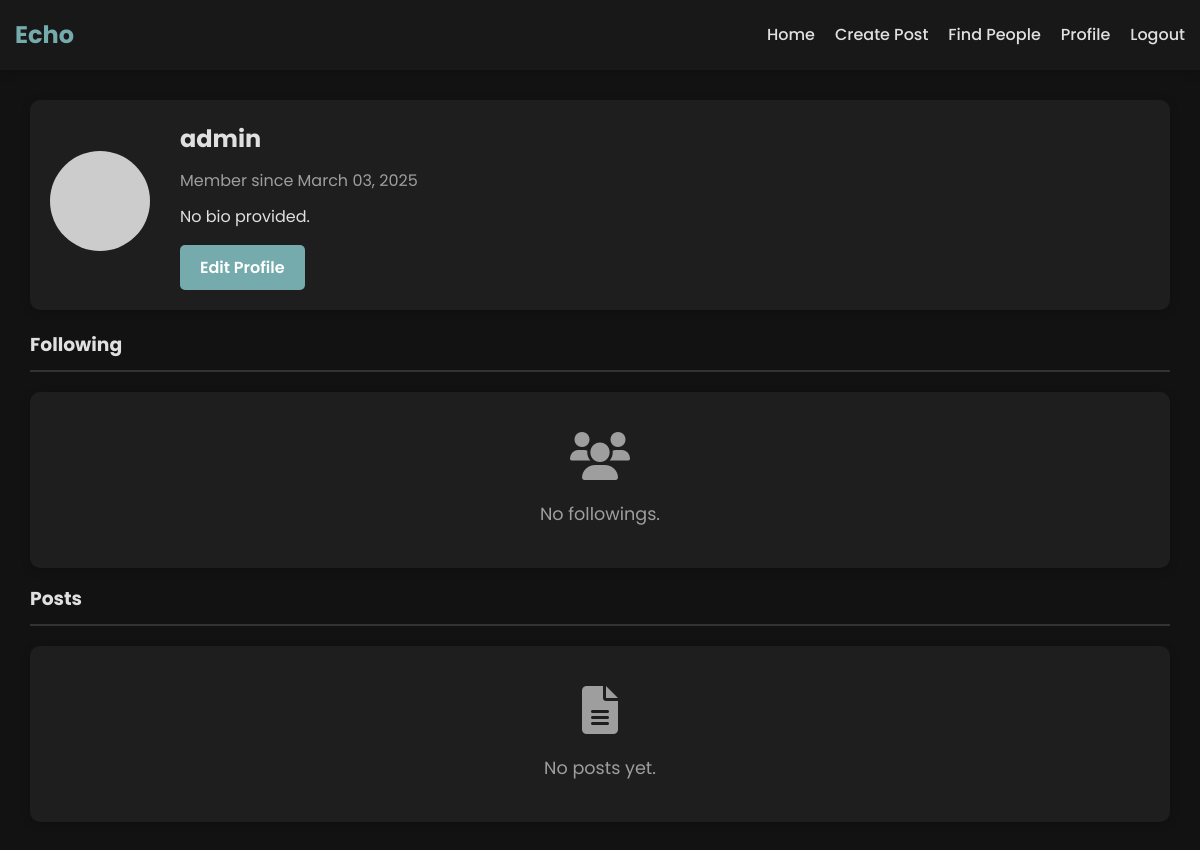
The app's page /profile/admin (signed in) with its own data.
### app.py (models this page shows, shortened)
class User(UserMixin, db.Model):
    id = db.Column(db.Integer, primary_key=True)
    username = db.Column(db.String(80), unique=True, nullable=False)
    email = db.Column(db.String(120), unique=True, nullable=False)
    password_hash = db.Column(db.String(128), nullable=False)
    bio = db.Column(db.Text, default='')
    join_date = db.Column(db.DateTime, default=datetime.utcnow)
    posts = db.relationship('Post', backref='author', lazy=True)
    likes = db.relationship('Like', backref='user', lazy='dynamic', cascade='all, delete-orphan')
    friends = db.relationship('User',
                              secondary=friendship,
                              primaryjoin=(friendship.c.user_id == id),
                              secondaryjoin=(friendship.c.friend_id == id),
                              backref=db.backref('followed_by', lazy='dynamic'),
                              lazy='dynamic')

### app.py (the view)
@app.route('/profile/<username>')
@login_required
def profile(username):
    user = User.query.filter_by(username=username).first_or_404()
    posts = Post.query.filter_by(author=user).order_by(Post.timestamp.desc()).all()
    friends = user.friends.all()
    return render_template('profile.html', user=user, posts=posts, friends=friends)

### app.py (called while the page is built)
@login_manager.user_loader
def load_user(user_id):
    return User.query.get(int(user_id))

### templates/profile.html (shortened to what this page needs)
{% extends 'base.html' %}
{% block content %}
<div class="profile-container">
    <div class="profile-header">
        <div class="profile-avatar">
            <img src="https://ui-avatars.com/api/?name={{ user.username }}&size=128&background=random" alt="Profile">
        </div>
        <div class="profile-info">
            <h2>{{ user.username }}</h2>
            <p class="join-date">Member since {{ user.join_date.strftime('%B %d, %Y') }}</p>
            <p class="bio">{{ user.bio or "No bio provided." }}</p>
            {% if current_user.is_authenticated and current_user.id == user.id %}
                <a href="{{ url_for('edit_profile') }}" class="btn btn-secondary">Edit Profile</a>
            {% elif current_user.is_authenticated and current_user.id != user.id %}
                {% if current_user.is_friend(user) %}
                    <a href="{{ url_for('remove_friend', user_id=user.id) }}" class="btn btn-danger">Remove Friend</a>
                {% else %}
                    <a href="{{ url_for('add_friend', user_id=user.id) }}" class="btn btn-primary">Add Friend</a>
                {% endif %}
            {% endif %}
        </div>
    </div>
    <div class="profile-content">
        <h3 class="profile-tag">Following</h3>
        {% if friends %}
            <div class="friends-container">
                {% for friend in friends %}
                    <div class="user-card">
                        <div class="user-avatar">
                            <img src="https://ui-avatars.com/api/?name={{ friend.username }}&size=80&background=random" alt="{{ friend.username }}">
                        </div>
                        <div class="user-info">
                            <h3><a href="{{ url_for('profile', username=friend.username) }}">{{ friend.username }}</a></h3>
                            <p class="join-date">Member since {{ friend.join_date.strftime('%B %d, %Y') }}</p>
                        </div>
                        <div class="user-actions">
                            {% if current_user.is_authenticated and current_user.id == user.id %}
                                <a href="{{ url_for('remove_friend', user_id=friend.id) }}" class="btn btn-danger">Remove Friend</a>
                            {% endif %}
                        </div>
                    </div>
                {% endfor %}
            </div>
        {% else %}
            <div class="empty-state">
                <i class="fas fa-users"></i>
                <p>No followings.</p>
            </div>
        {% endif %}
        <h3 class="profile-tag">Posts</h3>
        {% if posts %}
            <div class="posts-container">
                {% for post in posts %}
                    <div class="post-card">
                        <div class="post-header">
                            <div class="post-info">
                                <h3><a href="{{ url_for('post', post_id=post.id) }}">{{ post.title }}</a></h3>
                                <p class="date">{{ post.timestamp.strftime('%B %d, %Y at %H:%M') }}</p>
                            </div>
                        </div>
                        <div class="post-content">
                            <p>{{ post.content[:200] }}{% if post.content|length > 200 %}...{% endif %}</p>
                            <a href="{{ url_for('post', post_id=post.id) }}" class="read-more">Read more</a>
                        </div>
                    </div>
                {% endfor %}
            </div>
        {% else %}
            <div class="empty-state">
                <i class="fas fa-file-alt"></i>
                <p>No posts yet.</p>
            </div>
        {% endif %}
    </div>
</div>
{% endblock %}

### static/css/style.css (style rules this page uses)
:root { --primary-color: #76ABAE; --primary-dark: #3286a0; --secondary-color: #76ABAE; --secondary-dark: #3286a0; --danger-color: #cf6679; --danger-dark: #b55a68; --text-color: #e0e0e0; --text-light: #9e9e9e; --background-color: #121212; --card-color: #1e1e1e; --border-color: #333333; --box-shadow: 0 2px 10px rgba(0, 0, 0, 0.2); --highlight-color: #2d2d2d; }
* { margin: 0; padding: 0; box-sizing: border-box; }
body { font-family: 'Poppins', sans-serif; line-height: 1.6; color: var(--text-color); background-color: var(--background-color); display: flex; flex-direction: column; min-height: 100vh; overflow-x: hidden; }
a { color: var(--primary-color); text-decoration: none; transition: color 0.3s; }
.btn { display: inline-block; padding: 10px 20px; border-radius: 5px; font-weight: 500; cursor: pointer; text-align: center; border: none; transition: background-color 0.3s, transform 0.2s; }
.btn-primary, .btn-secondary, .btn-danger { font-weight: 600; }
.btn-secondary { background-color: var(--secondary-color); color: white; }
.empty-state { background-color: var(--card-color); border-radius: 10px; padding: 40px; box-shadow: var(--box-shadow); text-align: center; }
.empty-state i { font-size: 3rem; color: var(--text-light); margin-bottom: 20px; }
.empty-state p { color: var(--text-light); font-size: 1.1rem; }
.profile-container { margin: 30px 0; padding: 0 15px; }
.profile-header { display: flex; align-items: center; background-color: var(--card-color); border-radius: 10px; padding: 20px; box-shadow: var(--box-shadow); margin-bottom: 20px; }
.profile-avatar { margin-right: 30px; }
.profile-avatar img { width: 100px; height: 100px; border-radius: 50%; object-fit: cover; }
.profile-info h2 { margin-bottom: 10px; color: var(--text-color); }
.profile-info .join-date { color: var(--text-light); margin-bottom: 10px; }
.profile-info .bio { margin-bottom: 15px; line-height: 1.6; }
.profile-content h3 { margin-bottom: 20px; color: var(--text-color); border-bottom: 2px solid var(--border-color); padding-bottom: 10px; }
.post-meta, .user-info .join-date, .profile-info .join-date { color: var(--text-light); }
.profile-container .profile-tag { margin-top: 1rem; }

### records on screen
User: username "admin", join_date "March 03, 2025", bio "No bio provided."
